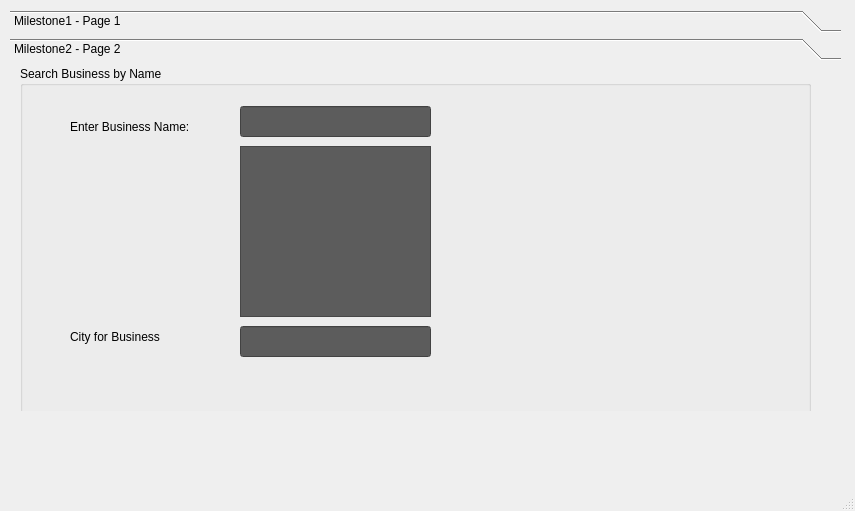
<?xml version="1.0" encoding="UTF-8"?>
<ui version="4.0">
 <class>MainWindow</class>
 <widget class="QMainWindow" name="MainWindow">
  <property name="geometry">
   <rect>
    <x>0</x>
    <y>0</y>
    <width>855</width>
    <height>511</height>
   </rect>
  </property>
  <property name="windowTitle">
   <string>MainWindow</string>
  </property>
  <property name="styleSheet">
   <string notr="true">font: 14pt &quot;Arial&quot;;</string>
  </property>
  <widget class="QWidget" name="centralwidget">
   <widget class="QToolBox" name="toolBox">
    <property name="geometry">
     <rect>
      <x>10</x>
      <y>10</y>
      <width>831</width>
      <height>401</height>
     </rect>
    </property>
    <property name="currentIndex">
     <number>1</number>
    </property>
    <widget class="QWidget" name="page">
     <property name="geometry">
      <rect>
       <x>0</x>
       <y>0</y>
       <width>831</width>
       <height>333</height>
      </rect>
     </property>
     <attribute name="label">
      <string>Milestone1 - Page 1</string>
     </attribute>
     <widget class="QGroupBox" name="groupBox">
      <property name="enabled">
       <bool>true</bool>
      </property>
      <property name="geometry">
       <rect>
        <x>10</x>
        <y>0</y>
        <width>291</width>
        <height>321</height>
       </rect>
      </property>
      <property name="styleSheet">
       <string notr="true">background-color: rgb(28, 50, 95);</string>
      </property>
      <property name="title">
       <string>State / City</string>
      </property>
      <widget class="QComboBox" name="stateList">
       <property name="geometry">
        <rect>
         <x>90</x>
         <y>50</y>
         <width>181</width>
         <height>32</height>
        </rect>
       </property>
       <property name="styleSheet">
        <string notr="true">background-color: rgb(92, 92, 92);</string>
       </property>
      </widget>
      <widget class="QLabel" name="label">
       <property name="geometry">
        <rect>
         <x>10</x>
         <y>50</y>
         <width>58</width>
         <height>16</height>
        </rect>
       </property>
       <property name="text">
        <string>State</string>
       </property>
      </widget>
      <widget class="QLabel" name="label_2">
       <property name="geometry">
        <rect>
         <x>10</x>
         <y>100</y>
         <width>58</width>
         <height>16</height>
        </rect>
       </property>
       <property name="text">
        <string>City</string>
       </property>
      </widget>
      <widget class="QListWidget" name="cityList">
       <property name="geometry">
        <rect>
         <x>90</x>
         <y>100</y>
         <width>181</width>
         <height>211</height>
        </rect>
       </property>
       <property name="styleSheet">
        <string notr="true">background-color: rgb(92, 92, 92);</string>
       </property>
      </widget>
     </widget>
     <widget class="QGroupBox" name="businessGroup">
      <property name="enabled">
       <bool>true</bool>
      </property>
      <property name="geometry">
       <rect>
        <x>320</x>
        <y>0</y>
        <width>501</width>
        <height>321</height>
       </rect>
      </property>
      <property name="autoFillBackground">
       <bool>false</bool>
      </property>
      <property name="styleSheet">
       <string notr="true">background-color: rgb(28, 50, 95);
background-color: rgb(28, 50, 95);</string>
      </property>
      <property name="title">
       <string>Businesses</string>
      </property>
      <widget class="QTableWidget" name="businessTable">
       <property name="geometry">
        <rect>
         <x>10</x>
         <y>50</y>
         <width>481</width>
         <height>261</height>
        </rect>
       </property>
       <property name="styleSheet">
        <string notr="true">background-color: rgb(92, 92, 92);
font: 14pt &quot;Arial&quot;;</string>
       </property>
       <attribute name="horizontalHeaderVisible">
        <bool>true</bool>
       </attribute>
       <attribute name="horizontalHeaderStretchLastSection">
        <bool>true</bool>
       </attribute>
       <attribute name="verticalHeaderVisible">
        <bool>false</bool>
       </attribute>
      </widget>
     </widget>
    </widget>
    <widget class="QWidget" name="page_2">
     <property name="geometry">
      <rect>
       <x>0</x>
       <y>0</y>
       <width>831</width>
       <height>333</height>
      </rect>
     </property>
     <attribute name="label">
      <string>Milestone2 - Page 2</string>
     </attribute>
     <widget class="QGroupBox" name="searchBusiness">
      <property name="geometry">
       <rect>
        <x>10</x>
        <y>0</y>
        <width>791</width>
        <height>361</height>
       </rect>
      </property>
      <property name="title">
       <string>Search Business by Name</string>
      </property>
      <widget class="QLabel" name="label_3">
       <property name="geometry">
        <rect>
         <x>50</x>
         <y>40</y>
         <width>151</width>
         <height>41</height>
        </rect>
       </property>
       <property name="text">
        <string>Enter Business Name: </string>
       </property>
      </widget>
      <widget class="QLabel" name="citBusinessPage2">
       <property name="geometry">
        <rect>
         <x>50</x>
         <y>250</y>
         <width>151</width>
         <height>41</height>
        </rect>
       </property>
       <property name="text">
        <string>City for Business</string>
       </property>
      </widget>
      <widget class="QLineEdit" name="bname">
       <property name="geometry">
        <rect>
         <x>220</x>
         <y>40</y>
         <width>191</width>
         <height>31</height>
        </rect>
       </property>
       <property name="styleSheet">
        <string notr="true">font: 13pt &quot;Arial&quot;;
background-color: rgb(92, 92, 92);</string>
       </property>
      </widget>
      <widget class="QLineEdit" name="bcity">
       <property name="geometry">
        <rect>
         <x>220</x>
         <y>260</y>
         <width>191</width>
         <height>31</height>
        </rect>
       </property>
       <property name="styleSheet">
        <string notr="true">font: 13pt &quot;Arial&quot;;
background-color: rgb(92, 92, 92);</string>
       </property>
       <property name="readOnly">
        <bool>true</bool>
       </property>
      </widget>
      <widget class="QListWidget" name="businesses">
       <property name="geometry">
        <rect>
         <x>220</x>
         <y>80</y>
         <width>191</width>
         <height>171</height>
        </rect>
       </property>
       <property name="styleSheet">
        <string notr="true">background-color: rgb(92, 92, 92);</string>
       </property>
      </widget>
     </widget>
    </widget>
   </widget>
  </widget>
  <widget class="QMenuBar" name="menubar">
   <property name="geometry">
    <rect>
     <x>0</x>
     <y>0</y>
     <width>855</width>
     <height>24</height>
    </rect>
   </property>
  </widget>
  <widget class="QStatusBar" name="statusbar"/>
 </widget>
 <resources/>
 <connections/>
</ui>
